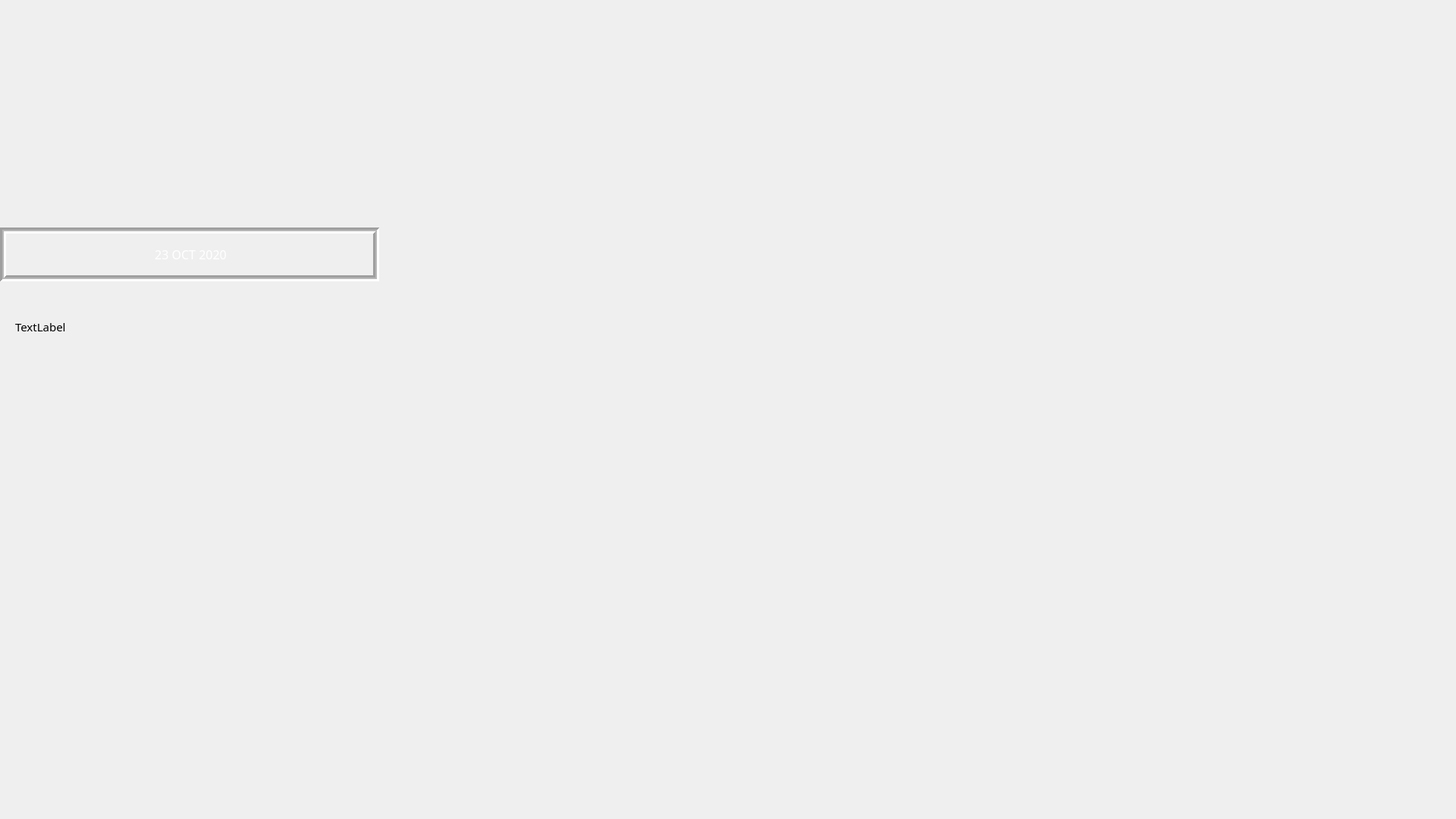
<?xml version="1.0" encoding="UTF-8"?>
<ui version="4.0">
 <class>Form</class>
 <widget class="QWidget" name="Form">
  <property name="geometry">
   <rect>
    <x>0</x>
    <y>0</y>
    <width>1920</width>
    <height>1080</height>
   </rect>
  </property>
  <property name="windowTitle">
   <string>Form</string>
  </property>
  <widget class="QLabel" name="label">
   <property name="geometry">
    <rect>
     <x>-130</x>
     <y>-200</y>
     <width>2041</width>
     <height>1311</height>
    </rect>
   </property>
   <property name="font">
    <font>
     <family>ROG Fonts</family>
     <pointsize>16</pointsize>
    </font>
   </property>
   <property name="styleSheet">
    <string notr="true"/>
   </property>
   <property name="text">
    <string/>
   </property>
   <property name="pixmap">
    <pixmap>:/redc/lib/tuse.png</pixmap>
   </property>
   <property name="scaledContents">
    <bool>true</bool>
   </property>
  </widget>
  <widget class="QLabel" name="label_4">
   <property name="geometry">
    <rect>
     <x>580</x>
     <y>290</y>
     <width>821</width>
     <height>461</height>
    </rect>
   </property>
   <property name="text">
    <string/>
   </property>
   <property name="pixmap">
    <pixmap resource="rec.qrc">:/redc/lib/gifloader.gif</pixmap>
   </property>
   <property name="scaledContents">
    <bool>true</bool>
   </property>
  </widget>
  <widget class="QLabel" name="label_5">
   <property name="geometry">
    <rect>
     <x>0</x>
     <y>300</y>
     <width>500</width>
     <height>71</height>
    </rect>
   </property>
   <property name="font">
    <font>
     <family>ROG Fonts</family>
     <pointsize>10</pointsize>
    </font>
   </property>
   <property name="cursor">
    <cursorShape>BusyCursor</cursorShape>
   </property>
   <property name="contextMenuPolicy">
    <enum>Qt::NoContextMenu</enum>
   </property>
   <property name="frameShape">
    <enum>QFrame::Box</enum>
   </property>
   <property name="frameShadow">
    <enum>QFrame::Sunken</enum>
   </property>
   <property name="lineWidth">
    <number>3</number>
   </property>
   <property name="midLineWidth">
    <number>2</number>
   </property>
   <property name="text">
    <string>&lt;html&gt;&lt;head/&gt;&lt;body&gt;&lt;p align=&quot;center&quot;&gt;&lt;span style=&quot; font-size:12pt; color:#ffffff;&quot;&gt;23 OCT 2020&lt;/span&gt;&lt;/p&gt;&lt;/body&gt;&lt;/html&gt;</string>
   </property>
  </widget>
  <widget class="QPushButton" name="exitB">
   <property name="geometry">
    <rect>
     <x>1620</x>
     <y>130</y>
     <width>221</width>
     <height>71</height>
    </rect>
   </property>
   <property name="styleSheet">
    <string notr="true">background-image: url(:/redc/lib/exit - Copy.png);
border:none;</string>
   </property>
   <property name="text">
    <string/>
   </property>
  </widget>
  <widget class="QLabel" name="label_2">
   <property name="geometry">
    <rect>
     <x>20</x>
     <y>410</y>
     <width>431</width>
     <height>41</height>
    </rect>
   </property>
   <property name="font">
    <font>
     <family>ROG Fonts</family>
     <pointsize>11</pointsize>
    </font>
   </property>
   <property name="text">
    <string>TextLabel</string>
   </property>
  </widget>
 </widget>
 <resources>
  <include location="rec.qrc"/>
 </resources>
 <connections/>
</ui>
